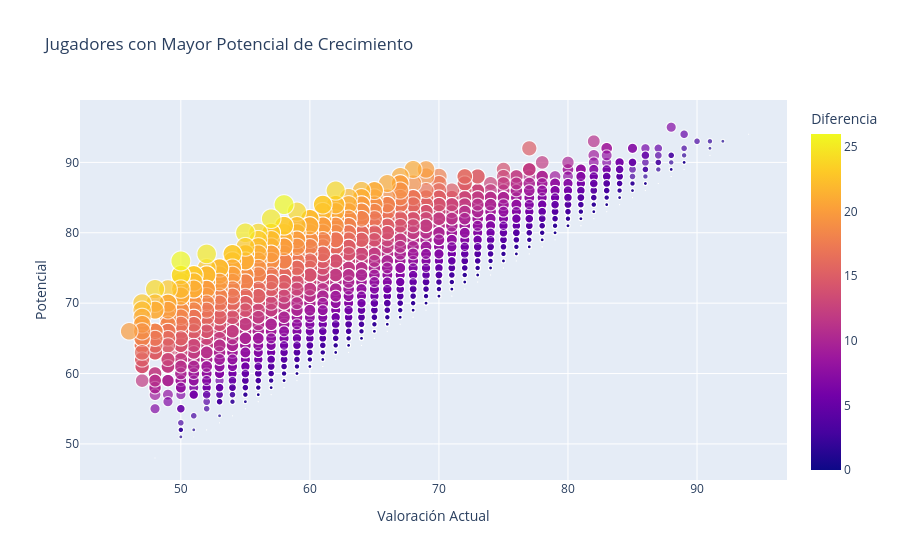

Notebook code for this chart:
### Code cell
#Un gráfico que crea importante para mostrar a los potenciales cracks
#calcular la diferencia entre el overall y el potential
df["Diferencia"] = df["Potential"] - df["Overall"]

#crear el scatter plot
fig = px.scatter(df, x="Overall", y="Potential",
                 color="Diferencia",  # Resaltar jugadores con mayor diferencia
                 size="Diferencia",    # Tamaño de puntos según su potencial de crecimiento
                 hover_name="Name",    # Mostrar el nombre del jugador al pasar el mouse
                 title="Jugadores con Mayor Potencial de Crecimiento",
                 labels={"Overall": "Valoración Actual", "Potential": "Potencial"},
                 opacity=0.7)

# Mostrar el gráfico
fig.show()

### Figure 1 — Plotly figure (JSON) as saved in the notebook; plotly's stock layout.template omitted (floating-point values rounded to 4 significant figures; data arrays with more than 128 entries replaced by an {"elided": "..."} marker saying what was removed)
{"data": [{"hovertemplate": "<b>%{hovertext}</b><br><br>Valoración Actual=%{x}<br>Potencial=%{y}<br>Diferencia=%{marker.color}<extra></extra>", "hovertext": {"elided": "18207 str values"}, "legendgroup": "", "marker": {"color": {"elided": "18207 int values"}, "coloraxis": "coloraxis", "opacity": 0.7, "size": {"elided": "18207 int values"}, "sizemode": "area", "sizeref": 0.065, "symbol": "circle"}, "mode": "markers", "name": "", "showlegend": false, "type": "scattergl", "x": {"elided": "18207 int values"}, "xaxis": "x", "y": {"elided": "18207 int values"}, "yaxis": "y"}], "layout": {"coloraxis": {"colorbar": {"title": {"text": "Diferencia"}}, "colorscale": [[0, "#0d0887"], [0.1111, "#46039f"], [0.2222, "#7201a8"], [0.3333, "#9c179e"], [0.4444, "#bd3786"], [0.5556, "#d8576b"], [0.6667, "#ed7953"], [0.7778, "#fb9f3a"], [0.8889, "#fdca26"], [1, "#f0f921"]]}, "legend": {"itemsizing": "constant", "tracegroupgap": 0}, "title": {"text": "Jugadores con Mayor Potencial de Crecimiento"}, "xaxis": {"anchor": "y", "domain": [0, 1], "title": {"text": "Valoración Actual"}}, "yaxis": {"anchor": "x", "domain": [0, 1], "title": {"text": "Potencial"}}}}
